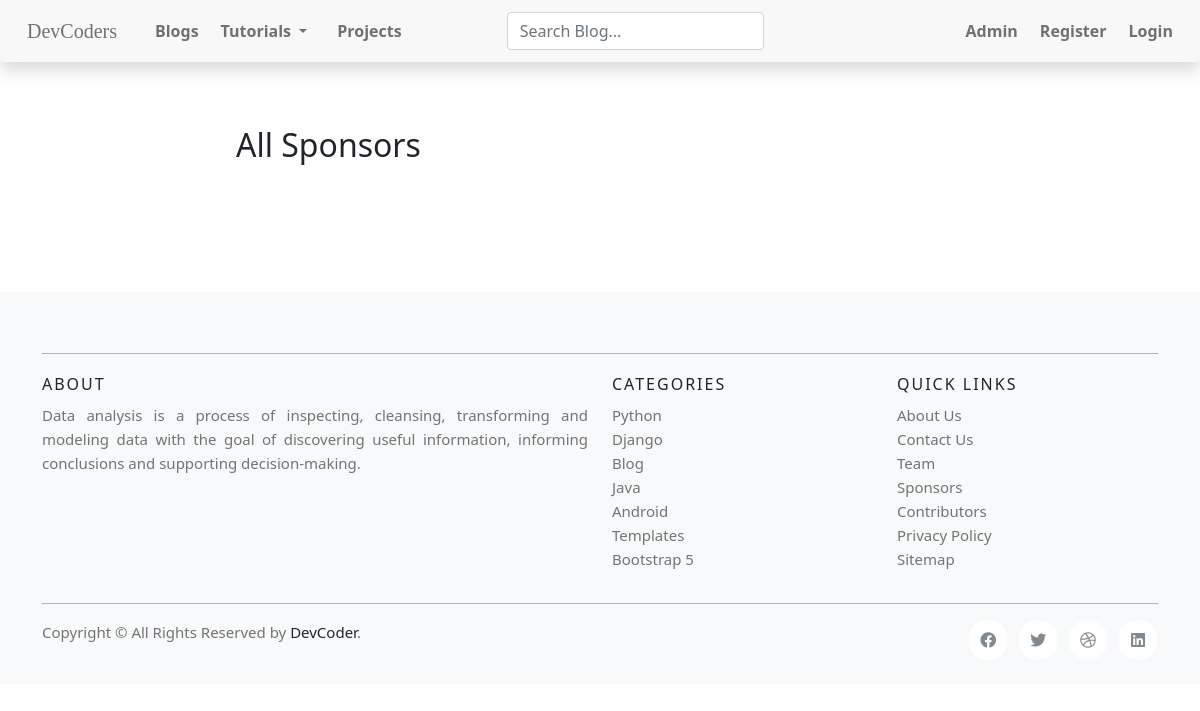
Before: /sponsors with the older database file.
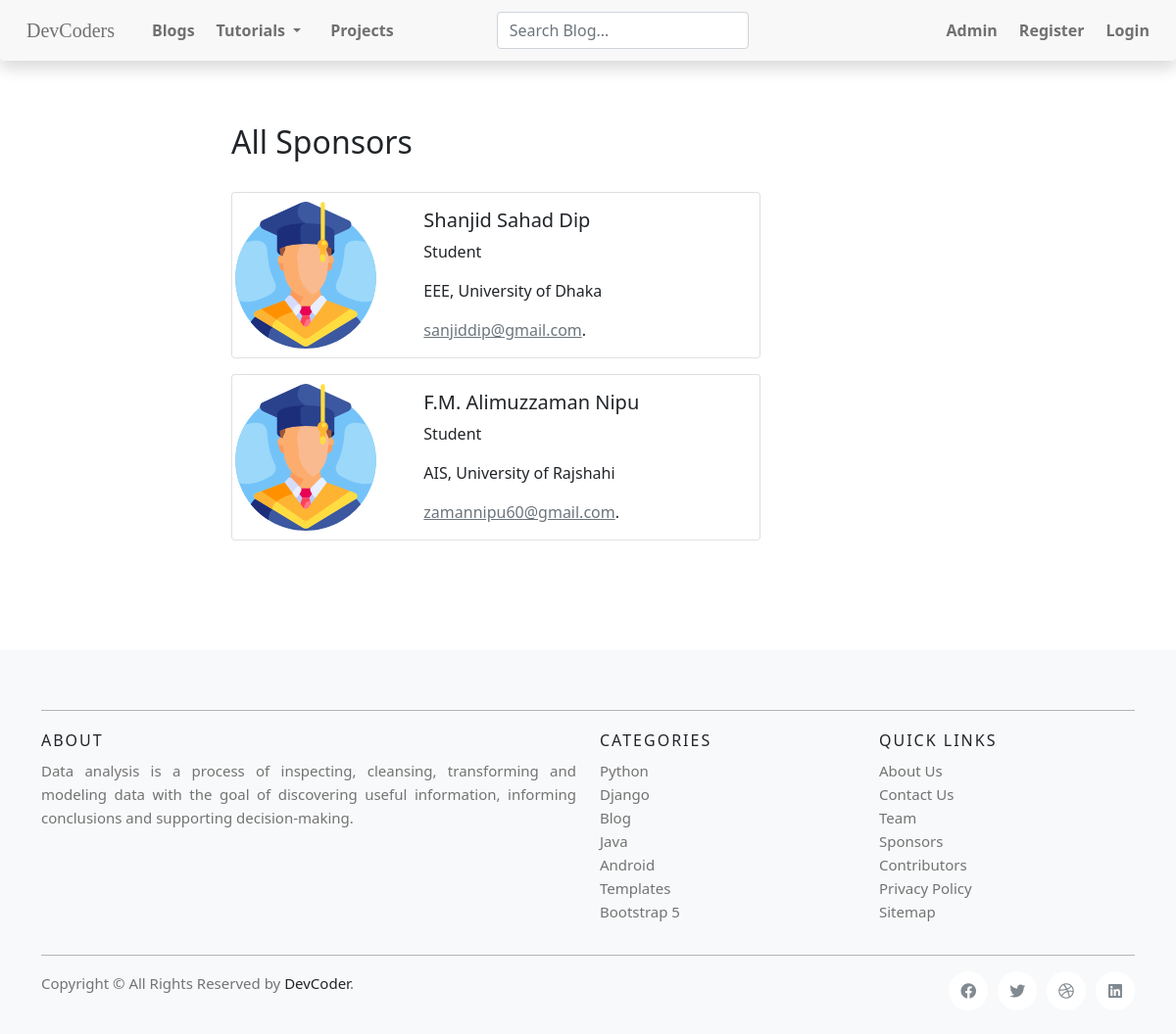
After: the same page with the newer database file.
### blog/models.py (models this page shows, shortened)
class SponsorDB(models.Model):
    name = models.CharField(max_length=50)
    position = models.CharField(max_length=50)
    study = models.CharField(max_length=50)
    email = models.EmailField(max_length=50)
    date = models.DateField(auto_now=timezone.now())

### blog/views.py (the view)
# urls.py: path('sponsors', views.sponsors, name='sponsors'),
def sponsors(request):
    data = SponsorDB.objects.all()
    context = {
        'sponsors_data': data,
    }
    return render(request, 'blog/sponsors.html', context=context)

### blog/templates/blog/sponsors.html
{% extends 'blog/base.html' %}
{% load static %}
{% block blog_detail_page %}
<div class="container">
    <h2 class="mb-4 pb-2">All Sponsors </h2>
    {% for info in sponsors_data %}
    <div class="card border-bottom mb-3" style="max-width: 540px;">
        <div class="row g-0">
            <div class="col-md-4">
                <img src="{% static 'blog/img/graduate.svg' %}" class="rounded-circle"
                    style="height: 100%; width: 150px;" alt="university graduate avatar">
            </div>
            <div class="col-md-8">
                <div class="card-body">
                    <h5 class="card-title">{{ info.name }}</h5>
                    <p class="card-text">{{ info.position }}</p>
                    <p class="card-text">{{ info.study }}</p>
                    <a href="mailto:{{ info.email }}" class="text-muted">{{ info.email }}</a>.<br>
                </div>
            </div>
        </div>
    </div>
    {% endfor %}
</div>
{% endblock blog_detail_page %}

Changed rows visible on the page:
added SponsorDB: name "Shanjid Sahad Dip", position "Student", study "EEE, University of Dhaka", email "sanjiddip@gmail.com"
added SponsorDB: name "F.M. Alimuzzaman Nipu", position "Student", study "AIS, University of Rajshahi", email "zamannipu60@gmail.com"
